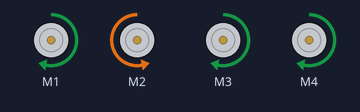
This sketch was run on a simulated Arduino Uno, built with avr-gcc and run on an emulated ATmega328P. Parts: 4 × DC motor (green arrow = forward, orange = backward, longer = faster). What the sketch prints to the serial monitor is not drawn.

Above: at 1.0 s.
At 4.5 s:
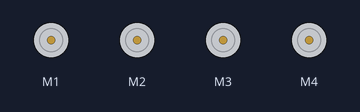
Timing chart, 0 to 9.1 s (numbered marks = the images above):
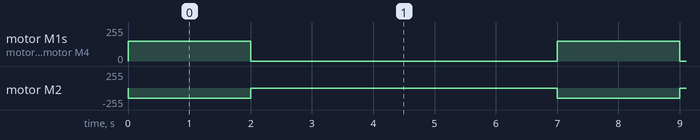

The sketch:

Ref_Prog_DK_Electric_Shield.ino
```cpp
// Program for running DC motor

#include <AFMotor.h>

AF_DCMotor motor1(1);
AF_DCMotor motor2(2);
AF_DCMotor motor3(3);
AF_DCMotor motor4(4);

void setup() {
  Serial.begin(9600);
  Serial.println("Motor party!");

  motor1.setSpeed(150);
  motor1.run(RELEASE);
  motor2.setSpeed(150);
  motor2.run(RELEASE);
  motor3.setSpeed(150);
  motor3.run(RELEASE);
  motor4.setSpeed(150);
  motor4.run(RELEASE);
}

void loop()

{
  motor1.run(FORWARD);
  motor2.run(BACKWARD);
  motor3.run(FORWARD);
  motor4.run(FORWARD);
  delay(2000);
  motor1.run(RELEASE); motor2.run(RELEASE); motor3.run(RELEASE); motor4.run(RELEASE);
  delay(5000);
//  motor1.run(BACKWARD);
//  motor2.run(FORWARD);
//  motor3.run(BACKWARD);
//  motor4.run(BACKWARD);
//  delay(2000);
//  motor1.run(RELEASE); motor2.run(RELEASE); motor3.run(RELEASE); motor4.run(RELEASE);
//  delay(5000);
//  motor1.run(FORWARD);
//  motor2.run(FORWARD);
//  motor3.run(BACKWARD);
//  motor4.run(FORWARD);
//  delay(3000);
//  motor1.run(RELEASE); motor2.run(RELEASE); motor3.run(RELEASE); motor4.run(RELEASE);
//  delay(5000);
//  motor1.run(BACKWARD);
//  motor2.run(BACKWARD);
//  motor3.run(FORWARD);
//  motor4.run(BACKWARD);
//  delay(3000);
//  motor1.run(RELEASE); motor2.run(RELEASE); motor3.run(RELEASE); motor4.run(RELEASE);
//  delay(5000);

}
```

Measured:
- by itself, motor M1, motor M3, motor M4: alternates forward 150/255 for 2.0 s and stopped for 5.0 s
- by itself, motor M2: alternates backward 150/255 for 2.0 s and stopped for 5.0 s
